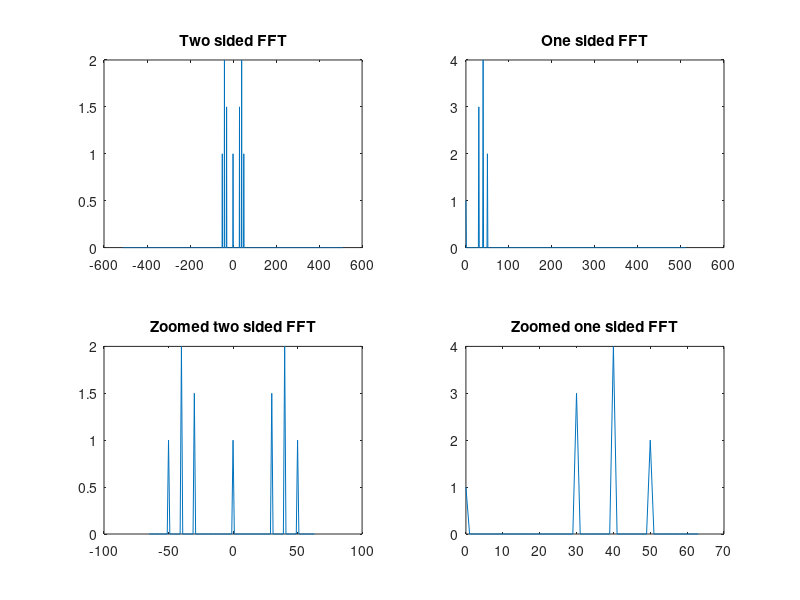

Here is the MATLAB script that generated this plot:

% Sampling frequency
Fs = 1024;
% Sampling period
T = 1/Fs;
% Length of signal
L = 1024;
% Time vector
t = (0:L-1)*T;
% Algorithm purposes take a power of two length (a safety measure)
n = 2^nextpow2(L);

% Create the signal with

f = 1+3*sin(2*30*t*pi)+4*sin(2*40*t*pi)+2*sin(2*50*t*pi);
%% FFT

% Do a padding and normalize length
ffts = fft(f,n)/L;
% Double sided spectrum
P2 = abs(ffts);
% Single sided spectrum
P1 = P2(1:n/2+1);
P1(2:end-1) = 2*P1(2:end-1);
% Shift P2 so that zero is in the center
P2 = fftshift(P2);

figure(2)
df = Fs/n;
f_scale = 0:df:(Fs/2-df);
f_double = -Fs/2:df:(Fs/2-df);
subplot(221)
plot(f_double,P2)
title('Two sided FFT')
subplot(222)
plot(f_scale,P1(1:n/2))
title('One sided FFT')
subplot(223)
plot(f_double(round(7/16*end):round(9/16*end)),P2(round(7/16*end):round(9/16*end)))
title('Zoomed two sided FFT')
subplot(224)
plot(f_scale(1:end/8),P1(1:n/16))
title('Zoomed one sided FFT')

